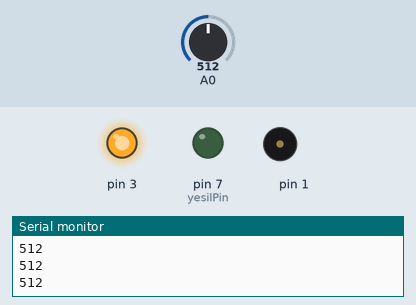
This sketch was run on a simulated Arduino Uno, built with avr-gcc and run on an emulated ATmega328P. On the bench: output pins drawn as LEDs (lit = HIGH), buzzer (waves = sounding), the last lines printed to the serial monitor. The inputs (shaded band) are chosen by the test bench; at power-on: A0 = 512. Pins used as bus, display or sensor lines are not drawn.

Above: at 1.2 s.
1.3 s: A0 set to 361
2.8 s: A0 set to 333
At 3.6 s:
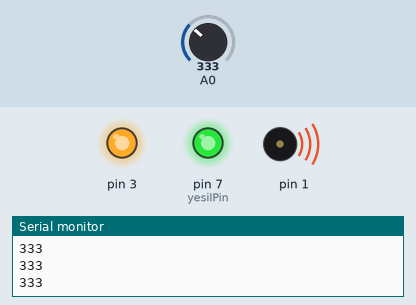
4.3 s: A0 set to 710
At 5.1 s:
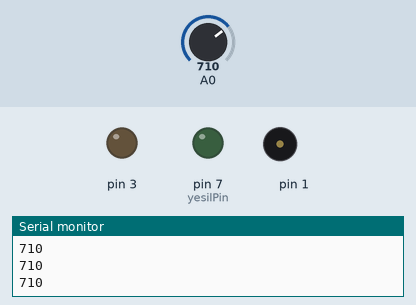
5.8 s: A0 set to 615
7.3 s: A0 set to 591
At 8.0 s:
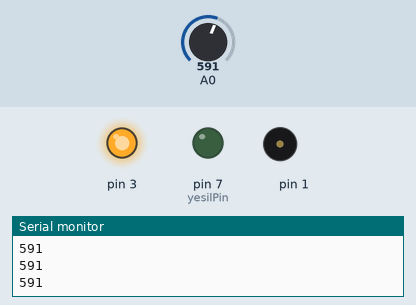
8.8 s: A0 set to 691
10.3 s: A0 set to 710
At 11.5 s:
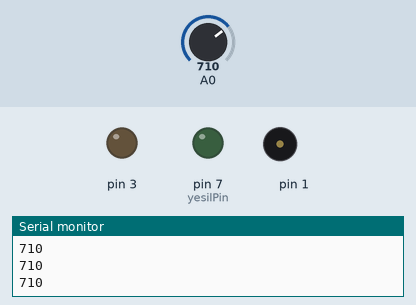
Timing chart, 0 to 12.8 s (numbered marks = the images above; inputs shaded):
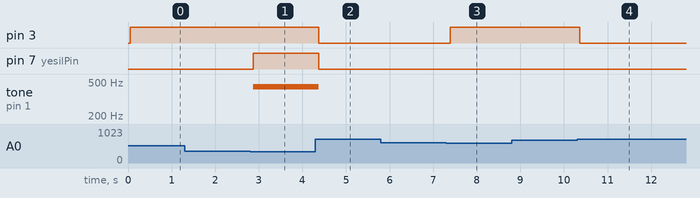

Measured:
- the behaviour switches between 350 and 349 on A0 (found by bisection; images 0 and 1)
- the behaviour switches between 600 and 599 on A0 (found by bisection; images 2 and 3)
- the behaviour switches between 700 and 701 on A0 (found by bisection; images 3 and 4)
- after the input at 2.8 s, pin 7 (yesilPin): LOW → HIGH after 0.07 s; tone on pin 1: silent → 440 Hz after 0.07 s
- after the input at 4.3 s, pin 3, pin 7 (yesilPin): HIGH → LOW after 0.08 s; tone on pin 1: 440 Hz → silent after 0.08 s
- after the input at 7.3 s, pin 3: LOW → HIGH after 0.09 s
- after the input at 10.3 s, pin 3: HIGH → LOW after 0.06 s

The sketch:

ldr.ino
```cpp
#define yesilPin 7
void setup() {
  pinMode(1,OUTPUT);
  pinMode(7,OUTPUT);
  pinMode(3,OUTPUT);
  Serial.begin(9600);


}

void loop() {
  int isik=analogRead(A0);
   Serial.println(isik);
   delay(50);

   if(isik<600 && isik>350){
    digitalWrite(3,HIGH);
    digitalWrite(yesilPin,LOW);
    digitalWrite(1,LOW);
    noTone(1);
   }
   else if(isik<350){
    digitalWrite(yesilPin,HIGH);
    digitalWrite(1,HIGH);
    tone(1,440);
     }
   else if(isik>700){
    digitalWrite(3,LOW);
    digitalWrite(yesilPin,LOW);
    digitalWrite(1,LOW);
    noTone(1);
   }


}

int melodi(int dly)
{
  tone(7, 740);
  delay(dly);
  noTone(7);
  delay(dly);
}
```
